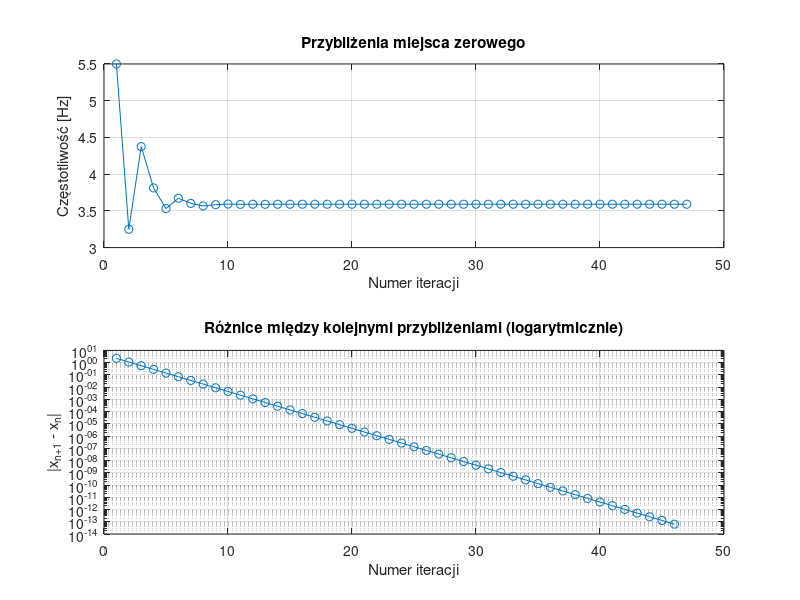

Here is the MATLAB script that generated this plot:
function [xvec,xdif,xsolution,ysolution,iterations] = impedance_bisection()
    % Wyznacza miejsce zerowe funkcji impedance_difference metodą bisekcji.
    % xvec - wektor z kolejnymi przybliżeniami miejsca zerowego, gdzie xvec(1)= (a+b)/2
    % xdif - wektor różnic kolejnych przybliżeń miejsca zerowego
    %   xdif(i) = abs(xvec(i+1)-xvec(i));
    % xsolution - obliczone miejsce zerowe
    % ysolution - wartość funkcji impedance_difference wyznaczona dla f=xsolution
    % iterations - liczba iteracji wykonana w celu wyznaczenia xsolution

    a = 1; % lewa granica przedziału poszukiwań miejsca zerowego
    b = 10; % prawa granica przedziału poszukiwań miejsca zerowego
    ytolerance = 1e-12; % tolerancja wartości funkcji w przybliżonym miejscu zerowym.
    % Warunek abs(f1(xsolution))<ytolerance określa jak blisko zera ma znaleźć
    % się wartość funkcji w obliczonym miejscu zerowym funkcji f1(), aby obliczenia
    % zostały zakończone.
    max_iterations = 1000; % maksymalna liczba iteracji wykonana przez alg. bisekcji

    fa = impedance_difference(a);
    fb = impedance_difference(b);

    xvec = [];
    xdif = [];
    iterations = 0;

    if fa * fb > 0
        error('Brak zmiany znaku funkcji w przedziale [%f, %f]', a, b);
    end

    % Pętla bisekcji
    while iterations < max_iterations
        % Licznik iteracji
        iterations = iterations + 1;
        
        c = (a + b) / 2;
        fc = impedance_difference(c);

        xvec(end+1, 1) = c;     

        % Wybór nowego przedziału
        if fa * fc < 0
            b = c;
            fb = fc;
        else
            a = c;
            fa = fc;
        end

        % Oblicz różnice między kolejnymi przybliżeniami
        if length(xvec) > 1
            xdif(end+1, 1) = abs(xvec(end) - xvec(end-1));
        end

        % Sprawdzenie warunku zakończenia
        if abs(fc) < ytolerance
            break;
        end  
    end

    % Wyniki
    xsolution = xvec(end);
    ysolution = impedance_difference(xsolution);

    % Wykresy
    figure;

    subplot(2,1,1);
    plot(1:length(xvec), xvec, '-o');
    title('Przybliżenia miejsca zerowego');
    xlabel('Numer iteracji');
    ylabel('Częstotliwość [Hz]');
    grid on;

    subplot(2,1,2);
    semilogy(1:length(xdif), xdif, '-o');
    title('Różnice między kolejnymi przybliżeniami (logarytmicznie)');
    xlabel('Numer iteracji');
    ylabel('|x_{n+1} - x_n|');
    grid on;

    saveas(gcf, 'zadanie2.png');

end

function impedance_delta = impedance_difference (f)
    % Tutaj wklej definicję funkcji zdefiniowanej w zadaniu 1.

    % Parametry obwodu
    R = 525;                 % Rezystancja [Ohm]
    C = 7e-5;                % Pojemność [F]
    L = 3;                   % Indukcyjność [H]
    M = 75;                  % Wartość odniesienia modułu impedancji

    % Sprawdzenie poprawności częstotliwości
    if f <= 0
        error('Częstotliwość musi być większa od zera.');
    end

    % Obliczenie modułu impedancji zgodnie ze wzorem (1)
    term1 = 1 / R^2;
    term2 = (2 * pi * f * C - 1 / (2 * pi * f * L))^2;
    Z_mod = 1 / sqrt(term1 + term2);

    % Różnica względem wartości odniesienia
    impedance_delta = Z_mod - M;

end